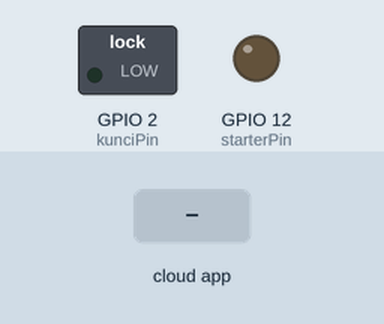
The sketch below on a simulated ESP8266 (NodeMCU). On the bench: switched loads named in the sketch (green lamp = pin HIGH), output pins drawn as LEDs (lit = HIGH). The test bench sets the inputs (shaded band). WiFi joins after 1.5 s; servers stay silent unless stated; the Firebase database answers and starts empty; what the sketch prints to the serial monitor is not drawn.

Above: at 2.7 s.
2.8 s: the phone or cloud app sets kunci to 1
At 6.1 s:
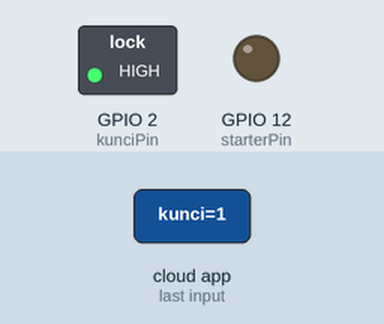
7.2 s: the phone or cloud app sets starter to 1
At 12.3 s:
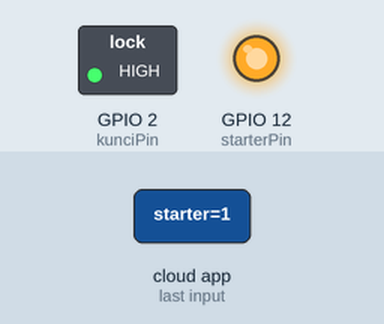
12.6 s: the phone or cloud app sets kunci to 0
At 14.3 s:
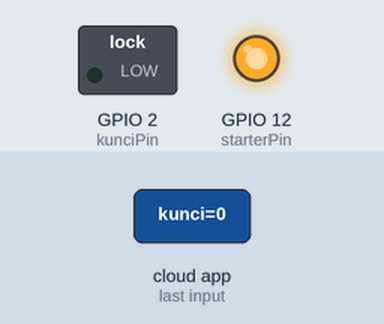
Timing chart, 0 to 15.8 s (numbered marks = the images above; inputs shaded):
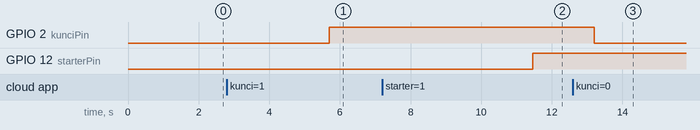

The sketch:

menyalakan_montor.ino
```cpp
#include <FirebaseArduino.h>
#include <ESP8266WiFi.h>
#define FIREBASE_HOST "nyala-montor.firebaseio.com"
#define FIREBASE_AUTH "Hw31cGx7tuFn3j8vcJMTSu7LZWqTRolWlJZBKYrJ"
#define WIFI_SSID "WIFI.HOMEe"
#define WIFI_PASSWORD "esjerukseger"
#define starterPin 12 //d6
#define kunciPin 2 //d4

void setup() {
  // put your setup code here, to run once:
   Serial.begin(115200);
   pinMode(starterPin, OUTPUT);
   pinMode(kunciPin, OUTPUT);
   digitalWrite(starterPin, LOW);
   digitalWrite(kunciPin, LOW);
   WiFi.begin(WIFI_SSID, WIFI_PASSWORD);
    while (WiFi.status() != WL_CONNECTED) {
      Serial.print("not connected");

      delay(500);

      }
   Firebase.begin(FIREBASE_HOST, FIREBASE_AUTH);


}

void loop() {
  int Delay = 100;
  bool kunci = Firebase.getBool("kunci");
  int k_relay = Firebase.getInt("k_relay");
  bool starter = Firebase.getBool("starter");
  int s_relay = Firebase.getInt("s_relay");

  if(kunci){
    if(k_relay == 0){
      digitalWrite(kunciPin, HIGH);
      Firebase.setInt("k_relay", 1);
    }

    if(starter){
      if(s_relay == 0){
      digitalWrite(starterPin, HIGH);
      Firebase.setInt("s_relay", 1);
    }
      Delay = 200;

    }else{
       Serial.println("starter mode off");
      if(s_relay == 1){
      digitalWrite(starterPin, LOW);
      Firebase.setInt("s_relay", 0);
    }
      Delay = 5000;

    }
     Serial.println("kunci mode on");

  }else{
     if(k_relay == 1){
      digitalWrite(kunciPin, LOW);
      Serial.println("kunci mode off");
      Firebase.setInt("k_relay", 0);
    }
    Delay = 3000;

  }
  delay(Delay);
  // put your main code here, to run repeatedly:

}
```

Measured:
- after the input at 2.8 s, GPIO 2 (kunciPin): LOW → HIGH after 2.9 s
- after the input at 7.2 s, GPIO 12 (starterPin): LOW → HIGH after 4.3 s
- after the input at 12.6 s, GPIO 2 (kunciPin): HIGH → LOW after 0.61 s
